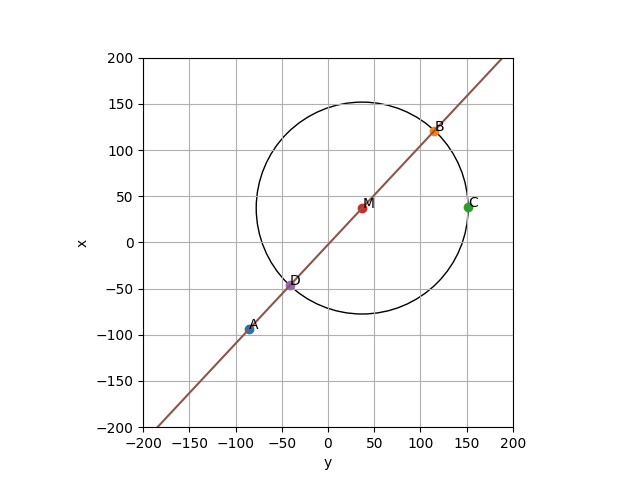

This figure's Python source:
from lib.Point import Point
from lib.Line import Line
from lib.Angle import Angle, gon
from lib.Plot import Plot
from lib.Algorithms import HA1, HA2

A = Point(-94.10, -85.66)
B = Point(120.95, 115.25)
C = Point(38.14, 151.63)

sAB, vAB = HA2(A, B)
sBC, vBC = HA2(B, C)

vBA = vAB.reverse()

# Satz des Thales
gamma = gon(100)

# Beta zwischen BA und BA
beta = vBA - vBC

# Delta von Winkelsumme
delta = gon(200) - gamma - beta

# Sinussatz:
# sBD / sBC = sin(gamma) / sin(delta)
sBD = sBC * gamma.sin() / delta.sin()

# M ist die Mitte zwischen B und D
sBM = sBD / 2

# M und D liegen auf der Gerade AB
vBD = vBA
vBM = vBA

D = HA1(B, vBD, sBD)
M = HA1(B, vBM, sBM)

p = Plot(Point(-200, -200), Point(200, 200))
p.add_point(A, "A")
p.add_point(B, "B")
p.add_point(C, "C")
p.add_point(M, "M")
p.add_point(D, "D")
p.add_line(Line.from_points(A, B))
p.add_circle(M, M.distance_to(D))
p.save("Geomathematik1/Beispiel 6.png")


print("vAB =", vAB)
print("vBC =", vBC)
print("vBA =", vBA)
print("vBD =", vBD)
print("vBM =", vBM)
print("sAB =", sAB)
print("sBC =", sBC)
print("sBD =", sBD)
print("sBM =", sBM)
print("D =", D)
print("M =", M)

print("Sanity check...")
print(M.distance_to(D))
print(M.distance_to(B))
print(M.distance_to(C))
